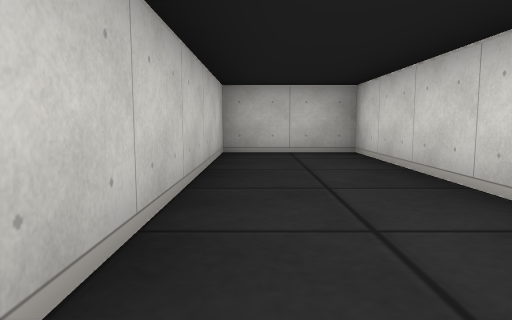
View 1 (above)

20 first-person views from a walk through a cub3D level. The camera is about half as high as the walls, tilts 6° down and sees 70° across. The floor is counted in squares. Each view is taken from the middle of a square. On the plan, view 1 faces up. The plan holds only what a view shows up to about 9 squares ahead; the rest is blank. The place goes on beyond the plan.

View 2
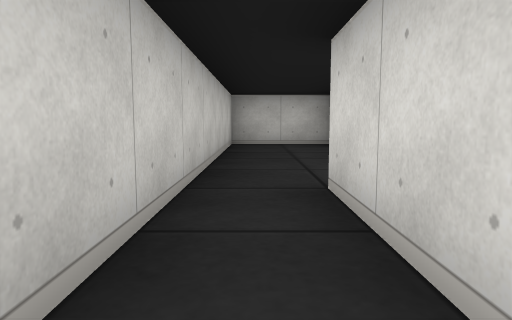

View 3
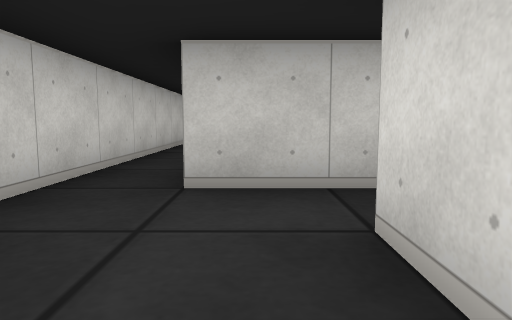

View 4
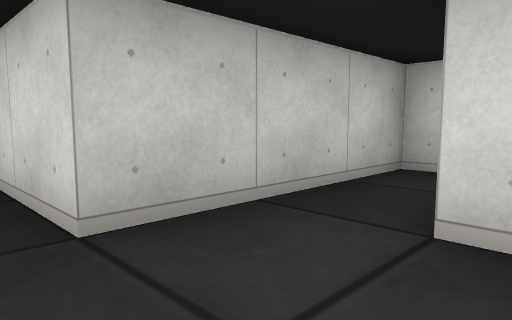

View 5
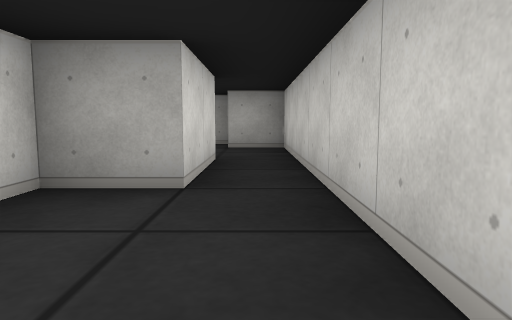

View 6
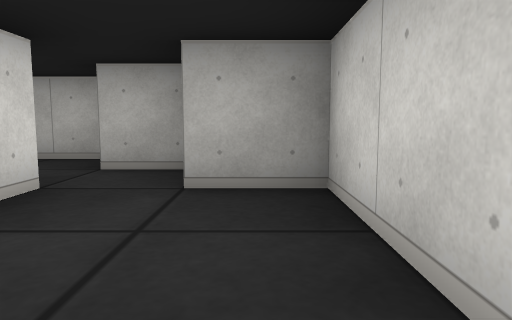

View 7
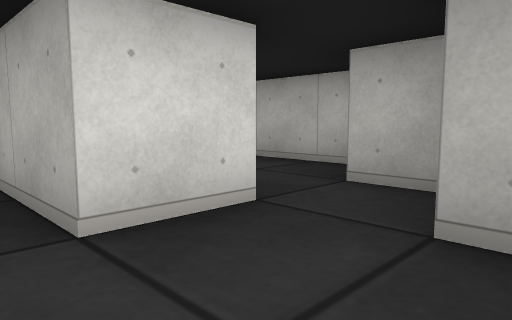

View 8
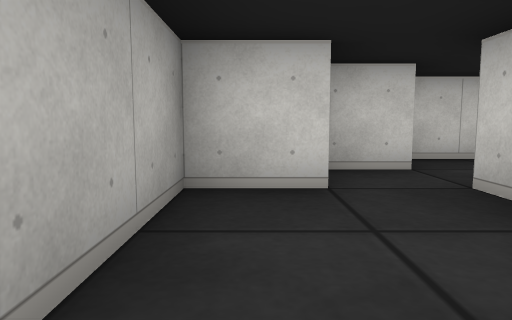

View 9
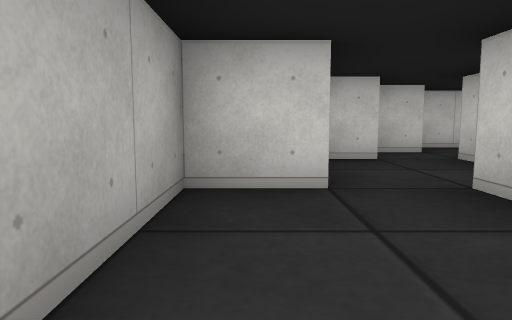

View 10
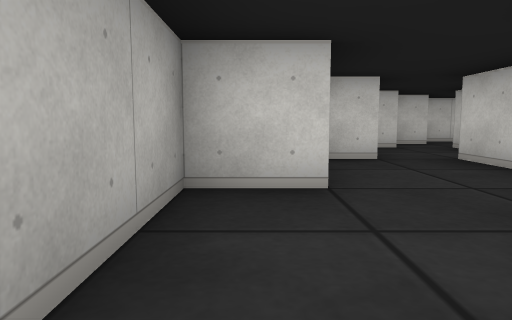

View 11
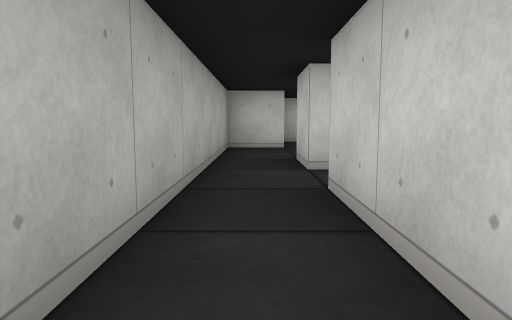

View 12
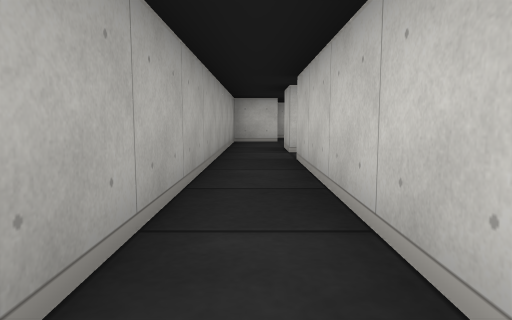

View 13
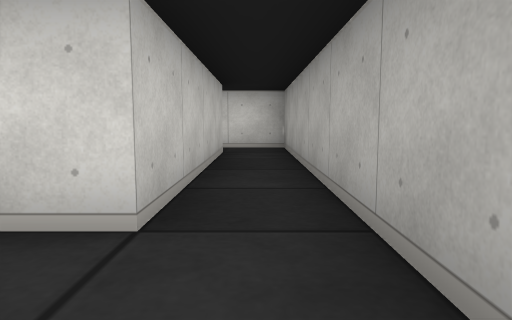

View 14
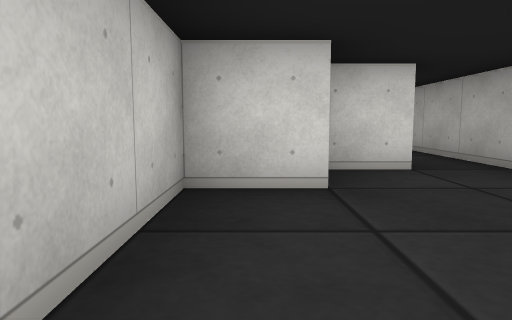

View 15
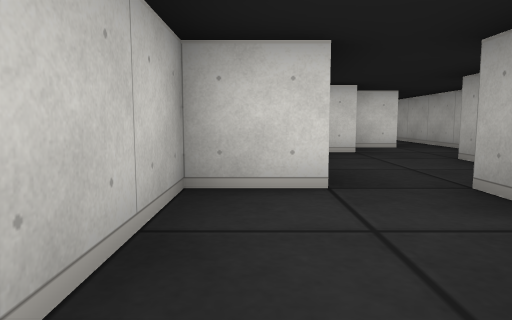

View 16
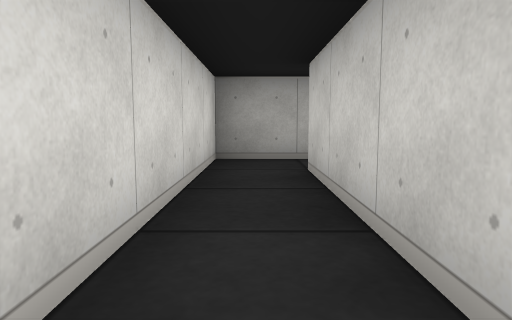

View 17
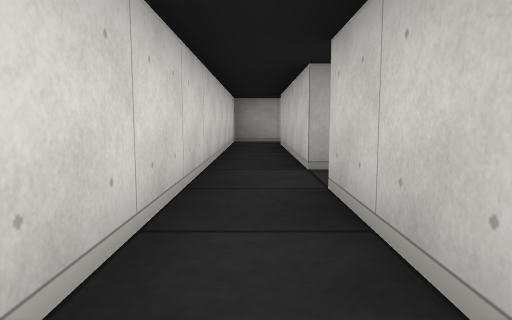

View 18
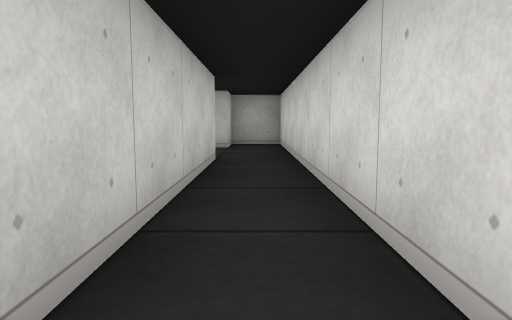

View 19
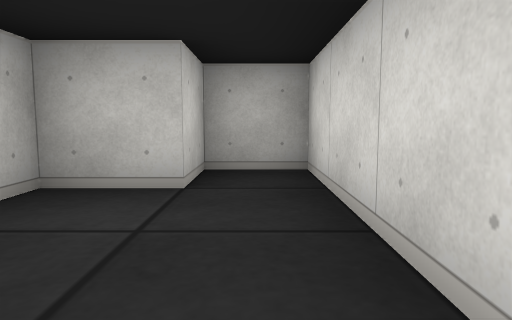

View 20
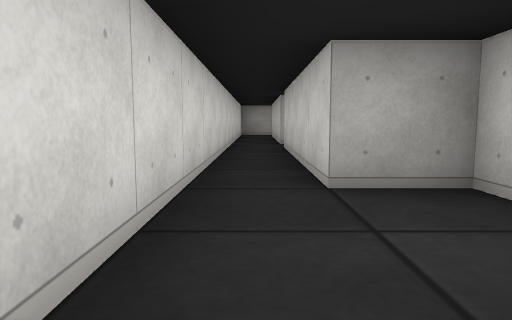

### Floor plan
Ten units are one square. View 1 is at (0, 0); x grows to the right and y downward. Boxes are objects, and circles mark ways between rooms. Rooms are numbered by the first view taken in them; rooms with no view inside come last. Other rooms are left out.
<svg viewBox="-10 -60 160 140">
<path fill="none" stroke="#000" d="M5 15 5 -5 15 -5 15 -55 -5 -55 -5 15M-5 15 -5 35 5 35M15 35 15 25 30 25M36 15 5 15M5 35 5 45 15 45 15 55 35 55M35 45 35 35 15 35M65 56 65 45 35 45M35 55 35 65 55 65 55 75 65 75M75 65 75 56M85 65 75 65M65 75 145 75 145 65M135 65 95 65 95 59M135 25 135 65M145 65 145 -55 135 -55 135 -45 125 -45 125 -25 135 -25 135 15"/>
<circle cx="0" cy="20" r="3" fill="#2a7"/>
<circle cx="10" cy="40" r="3" fill="#2a7"/>
<circle cx="40" cy="50" r="3" fill="#2a7"/>
<circle cx="75" cy="70" r="3" fill="#2a7"/>
<circle cx="140" cy="60" r="3" fill="#2a7"/>
<text x="0" y="-20">1</text>
<text x="10" y="20">2</text>
<text x="20" y="40">3</text>
<text x="50" y="60">4</text>
<text x="100" y="70">5</text>
<text x="140" y="0">6</text>
</svg>
Room 1 opens to room 2. Room 2 opens to room 3. Room 3 opens to room 4. Room 4 opens to room 5. Room 5 opens to room 6.

Where each view was taken, in squares from view 1:
view 1: 0 up, 0 right, facing up
view 2: 2 down, 0 right, facing up
view 3: 4 down, 1 right, facing up
view 4: 3 down, 0 right, facing up-right
view 5: 3 up, 0 right, facing down
view 6: 1 down, 0 right, facing down
view 7: 2 down, 0 right, facing down-right
view 8: 5 down, 4 right, facing left
view 9: 6 down, 6 right, facing left
view 10: 7 down, 8 right, facing left
view 11: 7 down, 12 right, facing left
view 12: 7 down, 14 right, facing left
view 13: 7 down, 8 right, facing right
view 14: 5 down, 4 right, facing right
view 15: 4 down, 1 right, facing right
view 16: 3 down, 14 right, facing down
view 17: 1 up, 14 right, facing down
view 18: 2 down, 14 right, facing up
view 19: 2 up, 14 right, facing up
view 20: 5 up, 14 right, facing down
